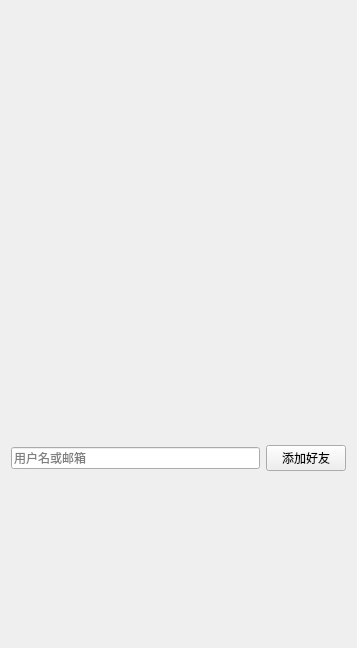
<?xml version="1.0" encoding="UTF-8"?>
<ui version="4.0">
 <class>Friendlist</class>
 <widget class="QWidget" name="Friendlist">
  <property name="geometry">
   <rect>
    <x>0</x>
    <y>0</y>
    <width>357</width>
    <height>648</height>
   </rect>
  </property>
  <property name="windowTitle">
   <string>Form</string>
  </property>
  <layout class="QVBoxLayout" name="verticalLayout">
   <item>
    <layout class="QHBoxLayout" name="horizontalLayout">
     <item>
      <widget class="QLabel" name="iconLabel">
       <property name="minimumSize">
        <size>
         <width>100</width>
         <height>100</height>
        </size>
       </property>
       <property name="maximumSize">
        <size>
         <width>100</width>
         <height>100</height>
        </size>
       </property>
       <property name="text">
        <string/>
       </property>
      </widget>
     </item>
     <item>
      <widget class="QLabel" name="userLabel">
       <property name="minimumSize">
        <size>
         <width>100</width>
         <height>100</height>
        </size>
       </property>
       <property name="maximumSize">
        <size>
         <width>100</width>
         <height>100</height>
        </size>
       </property>
       <property name="text">
        <string/>
       </property>
      </widget>
     </item>
    </layout>
   </item>
   <item>
    <layout class="QHBoxLayout" name="horizontalLayout_2">
     <item>
      <widget class="QLineEdit" name="addFriendLine">
       <property name="placeholderText">
        <string>用户名或邮箱</string>
       </property>
      </widget>
     </item>
     <item>
      <widget class="QPushButton" name="addFriendBtn">
       <property name="text">
        <string>添加好友</string>
       </property>
      </widget>
     </item>
    </layout>
   </item>
  </layout>
 </widget>
 <resources/>
 <connections/>
</ui>
